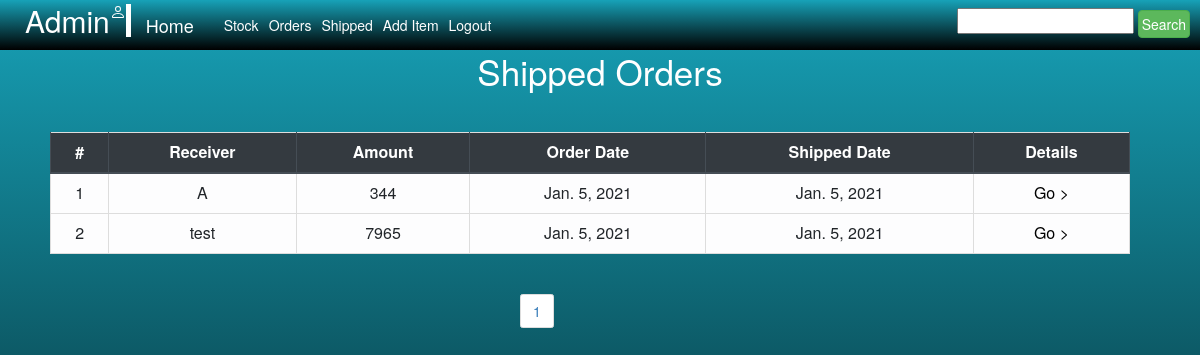
/shopping/order/shipped, run on an earlier commit of the app's database.
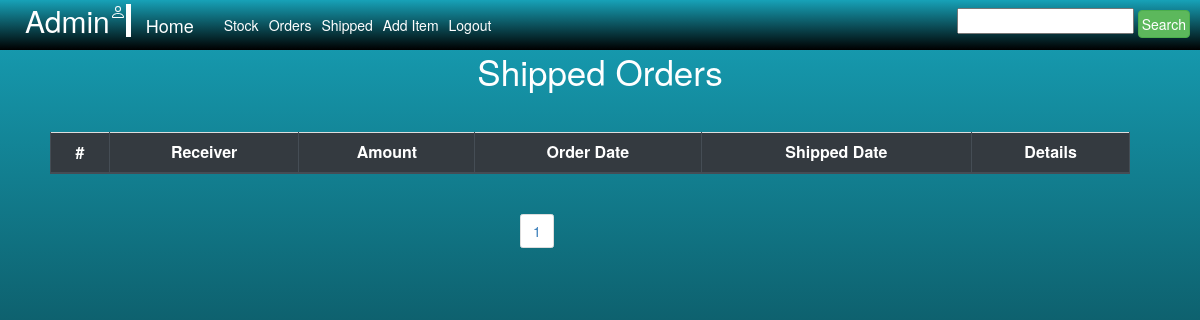
And on a later commit of the database.
### Order/models.py (models this page shows)
class Dispatched(models.Model):
    Receiver_Name = models.CharField(max_length=50)
    Amount = models.IntegerField()
    Date = models.DateField()
    Bill_number = models.TextField(null=True)
    Shipped_Date = models.DateField(default=django.utils.timezone.now)

### Order/views.py (the view)
# urls.py: path('shipped', S.shipped, name='shipped'),  # for admin to view all shipped orders
    def shipped(self, request):
        form = FormB()
        All_items = Dispatched.objects.all().order_by('id')
        filter = ABC(request.GET, queryset=All_items)
        All_items = filter.qs
        paginator = Paginator(All_items, 10)
        page = request.GET.get('page')
        All_items = paginator.get_page(page)
        data = {'All_items': All_items,'form':form, 'filter':filter}
        return render(request, 'Shopping/shipped.html', data)

### Shopping/forms.py
class FormB(forms.Form):
    title = forms.CharField(max_length=50,
                            widget=forms.TextInput(
                                attrs={"type": "text", "placeholder": "Title", "max_length": '50'})
                            )
    Description = forms.CharField(max_length=200,
                                  widget=forms.TextInput(
                                      attrs={"max_length": '200',"type": "text", "placeholder": "Description"})
                                  )
    Price = forms.FloatField(
        widget=forms.TextInput(
            attrs={"placeholder": "Buy_Price_Per_item"})
    )
    Quantity = forms.FloatField(
        widget=forms.TextInput(
            attrs={"placeholder": "Available_Quantity"})
    )
    Image = forms.ImageField()

### Shopping/templates/Shopping/shipped.html (shortened to what this page needs)
{% extends 'Shopping/Admin_base.html' %}
{% block content %}
<div class="px-4 px-lg-0" >
    <div class="container text-white py-5 text-center" >
        <h1 class="display-4">Shipped Orders</h1>
    </div>
</div>
<table style="text-align:center;margin-left:50px; width:90%;" class="table table-light table-bordered">
    <thead class="thead-dark">
    <tr >
        <th style="text-align:center;" scope="col">#</th>
        <th style="text-align:center;" scope="col" >Receiver</th>
        <th style="text-align:center;" scope="col">Amount</th>
        <th style="text-align:center;" scope="col">Order Date</th>
        <th style="text-align:center;" scope="col">Shipped Date</th>
        <th style="text-align:center;" scope="col">Details</th>
    </tr>
    </thead>
    <tbody>
    {% for i in All_items %}
    <tr>
        <td>{{forloop.counter}}</td>
        <td>{{i.Receiver_Name}}</td>
        <td>{{i.Amount}}</td>
        <td>{{i.Date}}</td>
        <td>{{i.Shipped_Date}}</td>
        <td><a href="{% url 'OrderDetail' user=i.Receiver_Name bill=i.Bill_number %}" style="color:black;">Go ></a></td>
    </tr>
    {% endfor %}
    </tbody>
</table>
{% endblock %}

What changed in the data, as far as the page shows it:
removed Dispatched: Receiver_Name "A", Amount "344", Date "Jan. 5, 2021", Shipped_Date "Jan. 5, 2021"
removed Dispatched: Receiver_Name "test", Amount "7965", Date "Jan. 5, 2021", Shipped_Date "Jan. 5, 2021"
